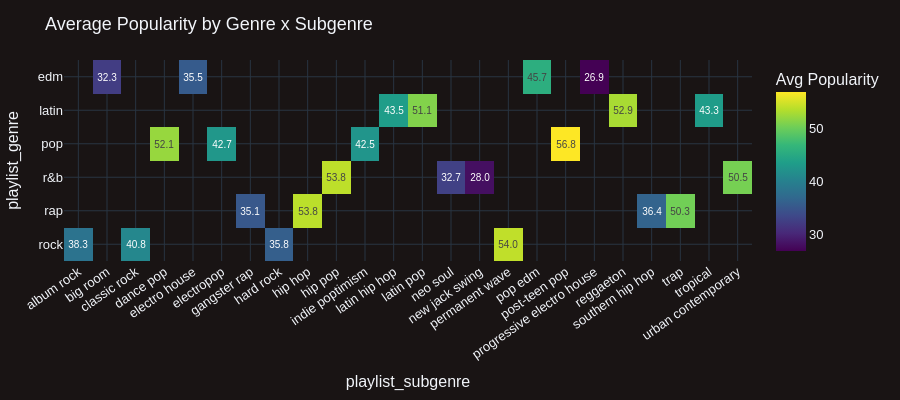

Notebook cell for this chart:
### Markdown cell above
## 10. Subgenre Popularity Heatmap

### Code cell
pivot = (
    df.groupby(['playlist_genre', 'playlist_subgenre'])
    .agg(avg_pop=('track_popularity', 'mean'))
    .reset_index()
    .pivot(index='playlist_genre', columns='playlist_subgenre', values='avg_pop')
)
fig = px.imshow(
    pivot, text_auto='.1f', color_continuous_scale='Viridis',
    aspect='auto', title='Average Popularity by Genre x Subgenre',
    labels=dict(color='Avg Popularity'),
)
fig.update_layout(height=400, xaxis_tickangle=-35, **LAYOUT_DEFAULTS)
fig.show()

### Figure 1 — Plotly figure (JSON) as saved in the notebook; plotly's stock layout.template omitted (floating-point values rounded to 4 significant figures; data arrays with more than 128 entries replaced by an {"elided": "..."} marker saying what was removed)
{"data": [{"coloraxis": "coloraxis", "hovertemplate": "playlist_subgenre: %{x}<br>playlist_genre: %{y}<br>Avg Popularity: %{z}<extra></extra>", "name": "0", "texttemplate": "%{z:.1f}", "type": "heatmap", "x": ["album rock", "big room", "classic rock", "dance pop", "electro house", "electropop", "gangster rap", "hard rock", "hip hop", "hip pop", "indie poptimism", "latin hip hop", "latin pop", "neo soul", "new jack swing", "permanent wave", "pop edm", "post-teen pop", "progressive electro house", "reggaeton", "southern hip hop", "trap", "tropical", "urban contemporary"], "xaxis": "x", "y": ["edm", "latin", "pop", "r&b", "rap", "rock"], "yaxis": "y", "z": {"elided": "6x24 float values"}}], "layout": {"coloraxis": {"colorbar": {"title": {"text": "Avg Popularity"}}, "colorscale": [[0, "#440154"], [0.1111, "#482878"], [0.2222, "#3e4989"], [0.3333, "#31688e"], [0.4444, "#26828e"], [0.5556, "#1f9e89"], [0.6667, "#35b779"], [0.7778, "#6ece58"], [0.8889, "#b5de2b"], [1, "#fde725"]]}, "font": {"family": "Arial", "size": 13}, "height": 400, "margin": {"b": 40, "l": 60, "r": 40, "t": 60}, "paper_bgcolor": "#191414", "plot_bgcolor": "#191414", "title": {"text": "Average Popularity by Genre x Subgenre"}, "xaxis": {"anchor": "y", "domain": [0, 1], "tickangle": -35, "title": {"text": "playlist_subgenre"}}, "yaxis": {"anchor": "x", "autorange": "reversed", "domain": [0, 1], "title": {"text": "playlist_genre"}}}}
